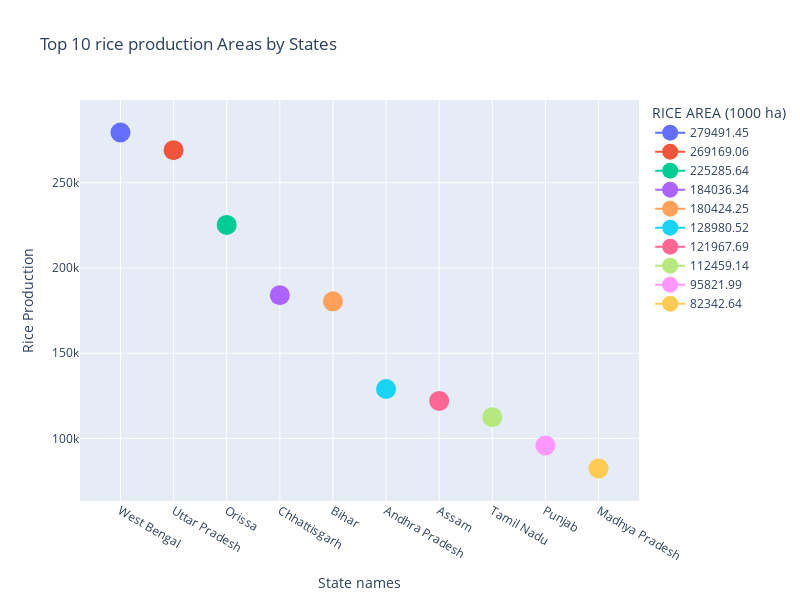

The code cell stored with this chart in its notebook:
### Code cell
fig=px.line(rice_area, x='State Name', y='RICE AREA (1000 ha)',title='Top 10 rice production Areas by States',
          labels={'State Name':'State Name','Rice Area':'RICE AREA (1000 ha)'},
           color='RICE AREA (1000 ha)',
            line_shape="linear",
            markers=True
          )
fig.update_layout(xaxis_title='State names', yaxis_title='Rice Production')
fig.update_traces(marker=dict(size=20))
fig.update_layout(height=600, width=800)
fig.show()

### Figure 1 — Plotly figure (JSON) as saved in the notebook; plotly's stock layout.template omitted (floating-point values rounded to 4 significant figures)
{"data": [{"hovertemplate": "RICE AREA (1000 ha)=%{y}<br>State Name=%{x}<extra></extra>", "legendgroup": "279491.45", "line": {"color": "#636efa", "dash": "solid", "shape": "linear"}, "marker": {"size": 20, "symbol": "circle"}, "mode": "lines+markers", "name": "279491.45", "orientation": "v", "showlegend": true, "type": "scatter", "x": ["West Bengal"], "xaxis": "x", "y": [279500.0], "yaxis": "y"}, {"hovertemplate": "RICE AREA (1000 ha)=%{y}<br>State Name=%{x}<extra></extra>", "legendgroup": "269169.06", "line": {"color": "#EF553B", "dash": "solid", "shape": "linear"}, "marker": {"size": 20, "symbol": "circle"}, "mode": "lines+markers", "name": "269169.06", "orientation": "v", "showlegend": true, "type": "scatter", "x": ["Uttar Pradesh"], "xaxis": "x", "y": [269200.0], "yaxis": "y"}, {"hovertemplate": "RICE AREA (1000 ha)=%{y}<br>State Name=%{x}<extra></extra>", "legendgroup": "225285.64", "line": {"color": "#00cc96", "dash": "solid", "shape": "linear"}, "marker": {"size": 20, "symbol": "circle"}, "mode": "lines+markers", "name": "225285.64", "orientation": "v", "showlegend": true, "type": "scatter", "x": ["Orissa"], "xaxis": "x", "y": [225300.0], "yaxis": "y"}, {"hovertemplate": "RICE AREA (1000 ha)=%{y}<br>State Name=%{x}<extra></extra>", "legendgroup": "184036.34", "line": {"color": "#ab63fa", "dash": "solid", "shape": "linear"}, "marker": {"size": 20, "symbol": "circle"}, "mode": "lines+markers", "name": "184036.34", "orientation": "v", "showlegend": true, "type": "scatter", "x": ["Chhattisgarh"], "xaxis": "x", "y": [184000.0], "yaxis": "y"}, {"hovertemplate": "RICE AREA (1000 ha)=%{y}<br>State Name=%{x}<extra></extra>", "legendgroup": "180424.25", "line": {"color": "#FFA15A", "dash": "solid", "shape": "linear"}, "marker": {"size": 20, "symbol": "circle"}, "mode": "lines+markers", "name": "180424.25", "orientation": "v", "showlegend": true, "type": "scatter", "x": ["Bihar"], "xaxis": "x", "y": [180400.0], "yaxis": "y"}, {"hovertemplate": "RICE AREA (1000 ha)=%{y}<br>State Name=%{x}<extra></extra>", "legendgroup": "128980.52", "line": {"color": "#19d3f3", "dash": "solid", "shape": "linear"}, "marker": {"size": 20, "symbol": "circle"}, "mode": "lines+markers", "name": "128980.52", "orientation": "v", "showlegend": true, "type": "scatter", "x": ["Andhra Pradesh"], "xaxis": "x", "y": [129000.0], "yaxis": "y"}, {"hovertemplate": "RICE AREA (1000 ha)=%{y}<br>State Name=%{x}<extra></extra>", "legendgroup": "121967.69", "line": {"color": "#FF6692", "dash": "solid", "shape": "linear"}, "marker": {"size": 20, "symbol": "circle"}, "mode": "lines+markers", "name": "121967.69", "orientation": "v", "showlegend": true, "type": "scatter", "x": ["Assam"], "xaxis": "x", "y": [122000.0], "yaxis": "y"}, {"hovertemplate": "RICE AREA (1000 ha)=%{y}<br>State Name=%{x}<extra></extra>", "legendgroup": "112459.14", "line": {"color": "#B6E880", "dash": "solid", "shape": "linear"}, "marker": {"size": 20, "symbol": "circle"}, "mode": "lines+markers", "name": "112459.14", "orientation": "v", "showlegend": true, "type": "scatter", "x": ["Tamil Nadu"], "xaxis": "x", "y": [112500.0], "yaxis": "y"}, {"hovertemplate": "RICE AREA (1000 ha)=%{y}<br>State Name=%{x}<extra></extra>", "legendgroup": "95821.99", "line": {"color": "#FF97FF", "dash": "solid", "shape": "linear"}, "marker": {"size": 20, "symbol": "circle"}, "mode": "lines+markers", "name": "95821.99", "orientation": "v", "showlegend": true, "type": "scatter", "x": ["Punjab"], "xaxis": "x", "y": [95820.0], "yaxis": "y"}, {"hovertemplate": "RICE AREA (1000 ha)=%{y}<br>State Name=%{x}<extra></extra>", "legendgroup": "82342.64", "line": {"color": "#FECB52", "dash": "solid", "shape": "linear"}, "marker": {"size": 20, "symbol": "circle"}, "mode": "lines+markers", "name": "82342.64", "orientation": "v", "showlegend": true, "type": "scatter", "x": ["Madhya Pradesh"], "xaxis": "x", "y": [82340.0], "yaxis": "y"}], "layout": {"height": 600, "legend": {"title": {"text": "RICE AREA (1000 ha)"}, "tracegroupgap": 0}, "title": {"text": "Top 10 rice production Areas by States"}, "width": 800, "xaxis": {"anchor": "y", "domain": [0, 1], "title": {"text": "State names"}}, "yaxis": {"anchor": "x", "categoryarray": [82340.0, 95820.0, 112500.0, 122000.0, 129000.0, 180400.0, 184000.0, 225300.0, 269200.0, 279500.0], "categoryorder": "array", "domain": [0, 1], "title": {"text": "Rice Production"}}}}
